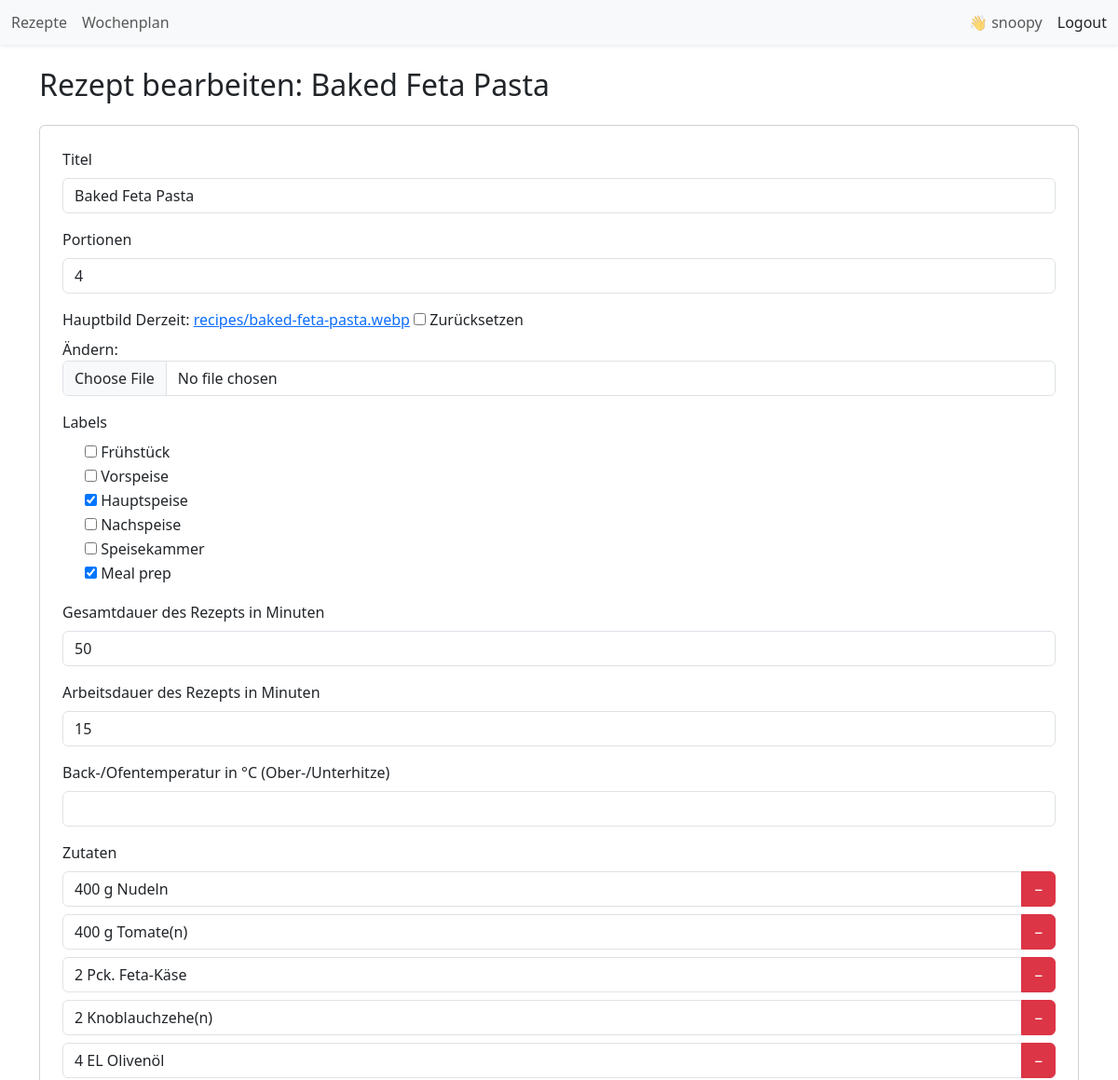
Before: /recipes/baked-feta-pasta/edit/ (signed in, upper part) with the older database file.
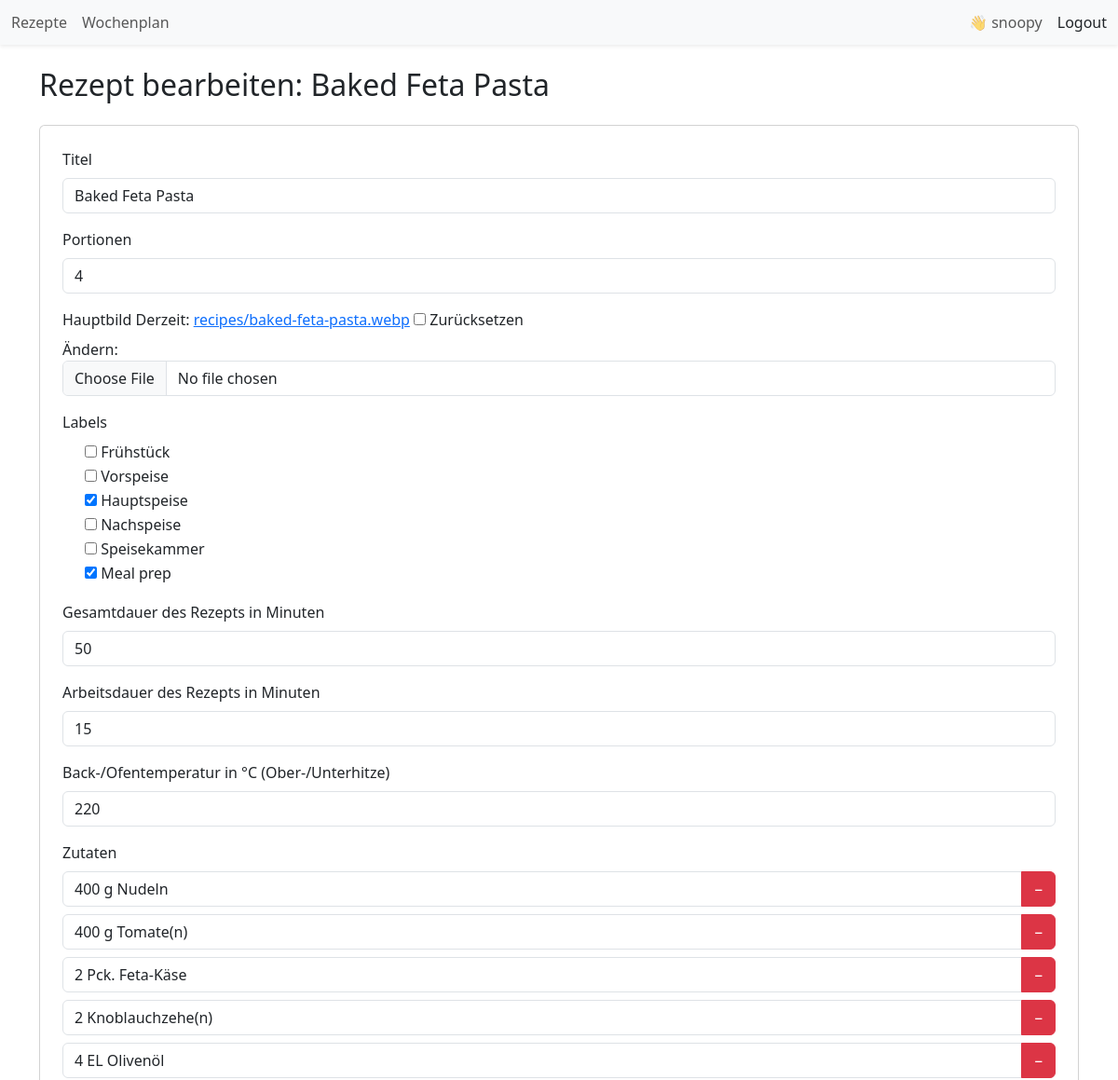
After: the same page with the newer database file.
### recipes/models.py (models this page shows, shortened)
class Recipe(models.Model):
    title = models.CharField(
        max_length=200,
        help_text="Titel"
    )
    slug = models.SlugField(
        unique=True,
        blank=True
    )
    servings = models.PositiveIntegerField(
        help_text="Portionen",
        null=True,
        blank=True,
    )
    image = models.ImageField(
        upload_to='recipes/',
        blank=True,
        null=True,
        help_text="Hauptbild"
    )
    labels = models.ManyToManyField(
        "Label",
        blank=True,
        help_text="Label"
    )
    duration_minutes = models.PositiveIntegerField(
        null=True,
        blank=True,
        help_text="Gesamtdauer des Rezepts in Minuten"
    )
    working_time = models.PositiveIntegerField(
        null=True,
        blank=True,
        help_text="Arbeitsdauer des Rezepts in Minuten"
    )
    temperature_celsius = models.PositiveIntegerField(
        null=True,
        blank=True,
        help_text="Back-/Ofentemperatur in °C (Ober-/Unterhitze)"
    )
    ingredients = models.CharField(
        null=True,
        blank=True,
        max_length=1000,  # Du solltest hier eine Länge definieren, falls du lange Zutatenlisten erwartest
        help_text="Zutaten"
    )
    steps = models.CharField(
        null=True,
        blank=True,
        max_length=1000,  # Ebenso für Schritte
        help_text="Anleitung"
    )
    cooked_count = models.PositiveIntegerField(
        default=0,
        help_text="So oft wurde das Rezept schon gekocht"
    )
    external_link = models.URLField(
        blank=True,
        null=True,
        help_text="Fügen Sie einen externen Link hinzu."
    )  # Neues Feld für den externen Link
    def get_absolute_url(self):
        return reverse("recipes:detail", kwargs={"slug": self.slug})

### recipes/views.py (the view, shortened to what this page needs)
# urls.py: path("<slug:slug>/edit/", views.RecipeUpdateView.as_view(), name='update'),
class RecipeUpdateView(LoginRequiredMixin, View):
    template_name = "recipes/recipe_update.html"
    def get(self, request, slug):
        recipe = get_object_or_404(Recipe, slug=slug)
        form = RecipeForm(instance=recipe)
        return render(request, "recipes/recipe_update.html", {"form": form, "recipe": recipe})

### recipes/forms.py
class RecipeForm(forms.ModelForm):
    class Meta:
        model = Recipe
        fields = [
            "title",
            "servings",
            "image",
            "labels",
            "duration_minutes",
            "working_time",
            "temperature_celsius",
            "ingredients",
            "steps",
            "external_link",
        ]
        widgets = {
            "ingredients": forms.Textarea(attrs={
                "rows": 4,
                "placeholder": "Zutaten durch Zeilenumbruch trennen"
            }),
            "steps": forms.Textarea(attrs={
                "rows": 6,
                "placeholder": "Schritte durch Zeilenumbruch trennen"
            }),
            "labels": forms.CheckboxSelectMultiple(),
        }

### recipes/models.py (called while the page is built)
    def __str__(self):
        return self.name

### recipes/templates/recipes/recipe_update.html (shortened to what this page needs)
{% extends "recipes/base.html" %}
{% load widget_tweaks %}
{% block content %}
<div class="container my-4">
    <h2 class="mb-4">Rezept bearbeiten: {{ recipe.title }}</h2>
    <form method="post" enctype="multipart/form-data" class="card p-4">
        {% for field in form %}
            {% if field.name == "labels" %}
                <div class="mb-3">
                    <label class="form-label">{{ field.label }}</label>
                    {% for checkbox in field %}
                        <div class="form-check">
                            {{ checkbox.tag }}
                            <label class="form-check-label" for="{{ checkbox.id_for_label }}">
                                {{ checkbox.choice_label }}
                            </label>
                        </div>
                    {% endfor %}
                </div>
            {% elif field.name != "ingredients" and field.name != "steps" and field.name != "external_link" %}
                <div class="mb-3">
                    <label class="form-label" for="{{ field.id_for_label }}">{{ field.help_text }}</label>
                    {{ field|add_class:"form-control" }}
                </div>
            {% endif %}
        {% endfor %}
        <div class="mb-4">
            <label class="form-label">Zutaten</label>
            <div id="ingredients-list">
                {% for ingredient in recipe.ingredients.splitlines %}
                <div class="input-group mb-2 ingredient-item">
                    <input type="text" name="ingredients" class="form-control" value="{{ ingredient }}">
                    <button type="button" class="btn btn-danger remove-btn">−</button>
                </div>
                {% empty %}
                <div class="input-group mb-2 ingredient-item">
                    <input type="text" name="ingredients" class="form-control">
                    <button type="button" class="btn btn-danger remove-btn">−</button>
                </div>
                {% endfor %}
            </div>
        </div>
    </form>
</div>
{% endblock %}

Changed rows visible on the page:
changed Recipe "Baked Feta Pasta": temperature_celsius (not shown) → "220"
